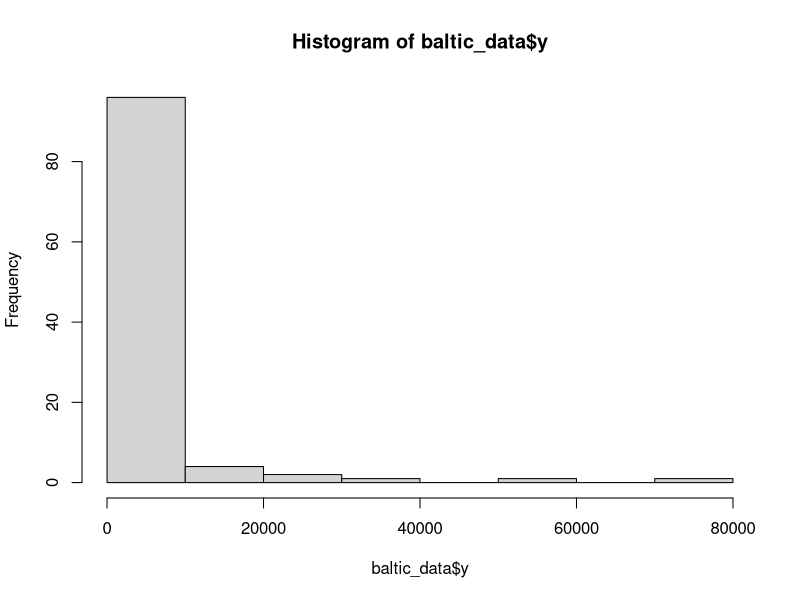
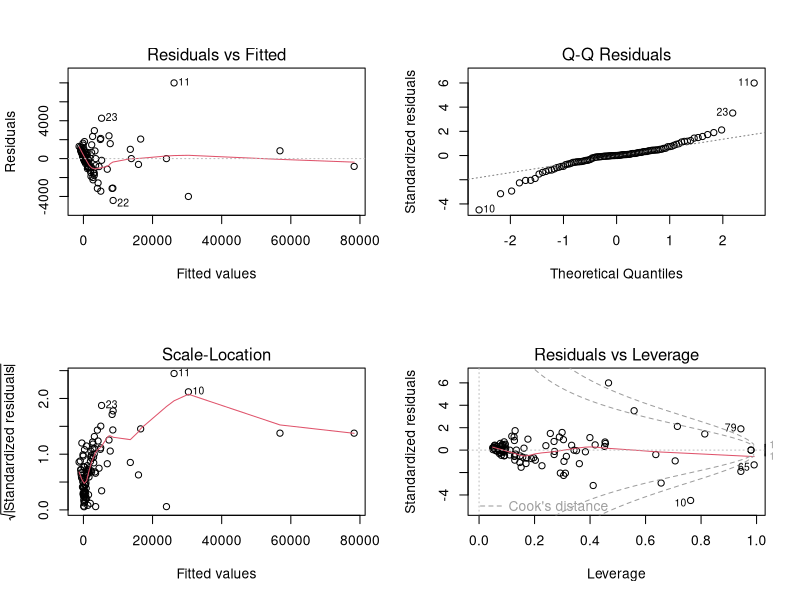
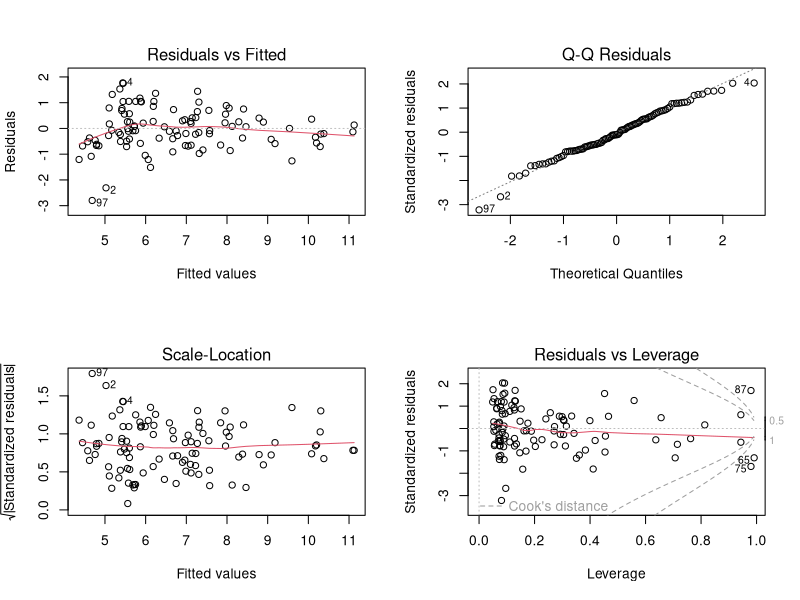
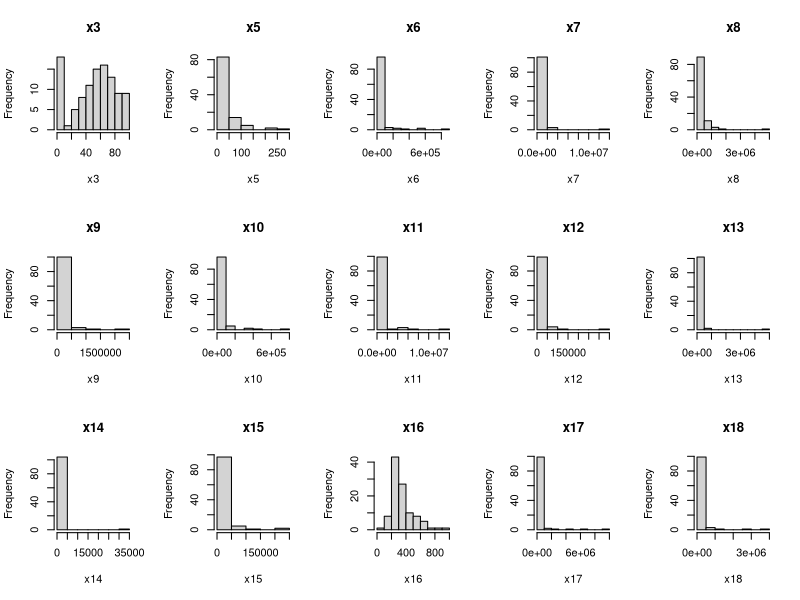
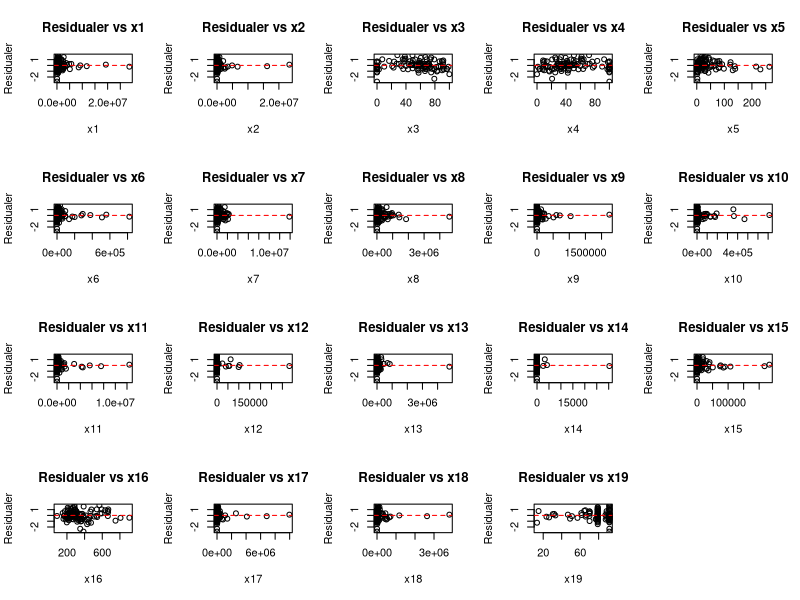
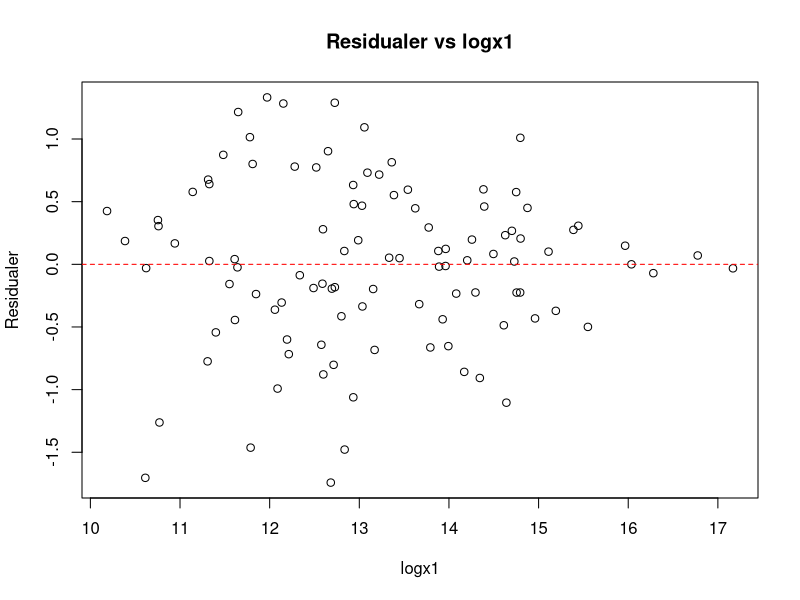

Write R code to recreate these figures, in order.
## ---- chunk 1
library("car")
library("lmtest")
baltic_data <- read.csv("baltic_DIN.csv")
str(baltic_data)
## ---- chunk 2
baltic_data$x20 <- as.factor(baltic_data$x20)
# Sätter Sverige som referens.
baltic_data$x20 <- relevel(baltic_data$x20, ref = "SWEDEN")
## ---- chunk 3
hist(baltic_data$y)
## ---- chunk 4
full_model <- lm(y ~ x1 + x2 + x3 + x4 + x5 + x6 + x7 + x8 + x9 + x10 + x11 + 
                     x12 + x13 + x14 + x15 + x16 + x17 + x18 + x19 +x20, 
                     data = baltic_data)
## ---- chunk 5
par(mfrow = c(2, 2))
plot(full_model)
## ---- chunk 6
logy_model <- lm(log(y) ~ x1 + x2 + x3 + x4 + x5 + x6 + x7 + x8 + x9 + x10 + x11 + 
                     x12 + x13 + x14 + x15 + x16 + x17 + x18 + x19 +x20, 
                     data = baltic_data)
## ---- chunk 7
par(mfrow = c(2, 2))
plot(logy_model)
## ---- chunk 8
res <- residuals(logy_model)
png("residual_plots.png", width = 1600, height = 1200)

par(mfrow = c(4, 5))
for (var in paste0("x", 1:19)){
  plot(baltic_data[[var]], res,  
       main = paste("Residualer vs", var), 
       xlab = var, ylab = "Residualer")
  abline(h = 0, col = "red", lty = 2)
}

dev.off()
## ---- chunk 9
logy_model_no_x4 <- update(logy_model, .~. - x4)
## ---- chunk 10
baltic_data$logx1 <- log(baltic_data$x1)
logy_model_no_x4_logx1 <- update(logy_model_no_x4, .~. -x1 + logx1)
## ---- chunk 11
resx1 <- residuals(logy_model_no_x4_logx1)
png("residual_plots_logx1.png", width = 1600, height = 1200)

  plot(baltic_data$logx1, resx1,  
       main = paste("Residualer vs logx1"), 
       xlab = "logx1", ylab = "Residualer")
  abline(h = 0, col = "red", lty = 2)

dev.off()
## ---- chunk 12
summary(logy_model_no_x4)
summary(logy_model_no_x4_logx1)
AIC(logy_model_no_x4)
AIC(logy_model_no_x4_logx1)
## ---- chunk 13
baltic_data$logx2 <- log(baltic_data$x2)
logy_model_no_x4_logx1_x2 <- update(logy_model_no_x4_logx1, .~. - x2 + logx2)
summary(logy_model_no_x4_logx1)
summary(logy_model_no_x4_logx1_x2)
AIC(logy_model_no_x4_logx1)
AIC(logy_model_no_x4_logx1_x2)
## ---- chunk 14
vars_to_check <- c("x3", "x5", "x6", "x7", "x8", "x9", "x10", "x11", "x12", "x13", "x14", "x15", "x16", "x17", "x18")
par(mfrow = c(3, 5))
for (v in vars_to_check) {
  hist(baltic_data[[v]], main = v, xlab = v)
}

## ---- chunk 15
vars_to_log <- c(paste0("x", 5:15), "x17", "x18")

for (v in vars_to_log) {
  baltic_data[[paste0("log", v)]] <- log1p(baltic_data[[v]])
}
## ---- chunk 16
log_full_model_no_x4 <- lm(log(y) ~ logx1 + logx2 + x3 + logx5 + logx6 + logx7 + logx8 + logx9 + logx10 + logx11 +
    logx12 + logx13 + logx14 + logx15 + x16 + logx17 + logx18 + x19 + x20, data = baltic_data)
## ---- chunk 17
summary(log_full_model_no_x4)
summary(logy_model_no_x4_logx1_x2)
AIC(log_full_model_no_x4)
AIC(logy_model_no_x4_logx1_x2)
vif(log_full_model_no_x4)
vif(logy_model_no_x4_logx1_x2)
## ---- chunk 18
baltic_data_no_LITHUANIA <- subset(baltic_data, x20 != "LITHUANIA")
## ---- chunk 19
n <- nrow(baltic_data_no_LITHUANIA)
sep <- numeric(n)

for (i in 1:n) {
  train_data <- baltic_data_no_LITHUANIA[-i, ]
  test_data  <- baltic_data_no_LITHUANIA[i, , drop = FALSE]
  
  # Fit model to training data
  model_i <- lm(log(y) ~ logx1 + logx2 + x3 + logx5 + logx6 + logx7 + 
                  logx8 + logx9 + logx10 + logx11 + logx12 + logx13 + 
                  logx14 + logx15 + x16 + logx17 + logx18 + x19 + x20,
                data = train_data)
  
  # Predict and back-transform to original scale
  pred_log_y <- predict(model_i, newdata = test_data)
  pred_y <- exp(pred_log_y)
  
  # Store squared error
  sep[i] <- (test_data$y - pred_y)^2
}

# Calculate RMSEP
loocv_rmsep <- sqrt(mean(sep))
cat("LOOCV-RMSEP:", loocv_rmsep, "\n")

# Standard deviation of actual y values (to compare relative error)
cat("Genomsnittliga prediktionsfelet:", sd(baltic_data$y), "\n")
## ---- chunk 20
log_full_model_no_x4_x6_to_x15 <- update(log_full_model_no_x4, .~. -(logx6 + logx7 + 
                  logx8 + logx9 + logx10 + logx11 + logx12 + logx13 + 
                  logx14 + logx15))
summary(log_full_model_no_x4_x6_to_x15)
AIC(log_full_model_no_x4_x6_to_x15)
vif(log_full_model_no_x4_x6_to_x15)
## ---- chunk 21
log_full_model_no_x4_step <- step(log_full_model_no_x4, direction = "both")
vif(log_full_model_no_x4_step)
summary(log_full_model_no_x4_step)
## ---- chunk 22
baltic_data$total_log_livestock <- baltic_data$logx17 + baltic_data$logx18
log_full_model_no_x4_step_total_log_livestock <- lm(log(y) ~logx2 + x3 + logx7 + logx8 + logx9 + logx11 + 
    x16 + total_log_livestock + x19 + x20, data = baltic_data)
summary(log_full_model_no_x4_step_total_log_livestock)
AIC(log_full_model_no_x4_step_total_log_livestock)
vif(log_full_model_no_x4_step_total_log_livestock)
## ---- chunk 23
log_full_model_no_x4_livestock <- update(log_full_model_no_x4, .~. - logx17 - logx18 + total_log_livestock)
summary(log_full_model_no_x4_livestock)
AIC(log_full_model_no_x4_livestock)
vif(log_full_model_no_x4_livestock)
## ---- chunk 24
subjektiv_modell <- update(log_full_model_no_x4_livestock, .~. - logx1 - logx2)
summary(subjektiv_modell)
AIC(subjektiv_modell)
vif(subjektiv_modell)
## ---- chunk 25
subjektiv_modell_1 <- update(subjektiv_modell, .~. - logx11)
summary(subjektiv_modell_1)
AIC(subjektiv_modell_1)
vif(subjektiv_modell_1)
## ---- chunk 26
baltic_data$log_andel_skog <- baltic_data$logx6 + baltic_data$logx7 + baltic_data$logx8 + baltic_data$logx9
subjektiv_modell_2 <- update(subjektiv_modell, .~. - logx11 - logx6 - logx7 - logx8 - logx9 + log_andel_skog)
summary(subjektiv_modell_2)
AIC(subjektiv_modell_2)
vif(subjektiv_modell_2)
## ---- chunk 27
cor(baltic_data[, c("x3", "logx5", "log_andel_skog", "logx9", "logx10", "logx12", "logx13", "logx14", "logx15", "x16", "total_log_livestock", "x19")], use = "complete.obs")
## ---- chunk 28
log_full_model_no_x4_to_x15 <- update(log_full_model_no_x4_x6_to_x15, .~. - logx5)
summary(log_full_model_no_x4_to_x15)
AIC(log_full_model_no_x4_to_x15)
vif(log_full_model_no_x4_to_x15)
## ---- chunk 29
log_full_model_no_x4_to_x15_livestock <- update(log_full_model_no_x4_x6_to_x15, .~. - logx5 - logx17 - logx18 + total_log_livestock)
summary(log_full_model_no_x4_to_x15_livestock)
AIC(log_full_model_no_x4_to_x15_livestock)
vif(log_full_model_no_x4_to_x15_livestock)
## ---- chunk 30
log_full_model_no_x2_x4_or_x6_to_x15_livestock <- update(log_full_model_no_x4_x6_to_x15, .~. - logx2 - logx17 - logx18 + total_log_livestock)
summary(log_full_model_no_x2_x4_or_x6_to_x15_livestock)
AIC(log_full_model_no_x2_x4_or_x6_to_x15_livestock)
vif(log_full_model_no_x2_x4_or_x6_to_x15_livestock)
## ---- chunk 31
baltic_data_no_LITHUANIA <- subset(baltic_data, x20 != "LITHUANIA")
## ---- chunk 32
n <- nrow(baltic_data_no_LITHUANIA)
sep <- numeric(n)

for (i in 1:n) {
  train_data <- baltic_data_no_LITHUANIA[-i, ]
  test_data  <- baltic_data_no_LITHUANIA[i, , drop = FALSE]
  
  # Fit model to training data
  model_i <- lm(log(y) ~ logx1 + logx2 + x3 + x16 + x19 + x20 + 
                  total_log_livestock, data = train_data)
  
  # Predict and back-transform to original scale
  pred_log_y <- predict(model_i, newdata = test_data)
  pred_y <- exp(pred_log_y)
  
  # Store squared error
  sep[i] <- (test_data$y - pred_y)^2
}

# Calculate RMSEP
loocv_rmsep <- sqrt(mean(sep))
cat("LOOCV-RMSEP:", loocv_rmsep, "\n")

# Standard deviation of actual y values (to compare relative error)
cat("Standardavvikelse för y:", sd(baltic_data$y), "\n")

# Relativt prediktionsfel
rel_pred <- loocv_rmsep / sd(baltic_data$y)
print(paste("Relativt prediktionsfel:", rel_pred))
